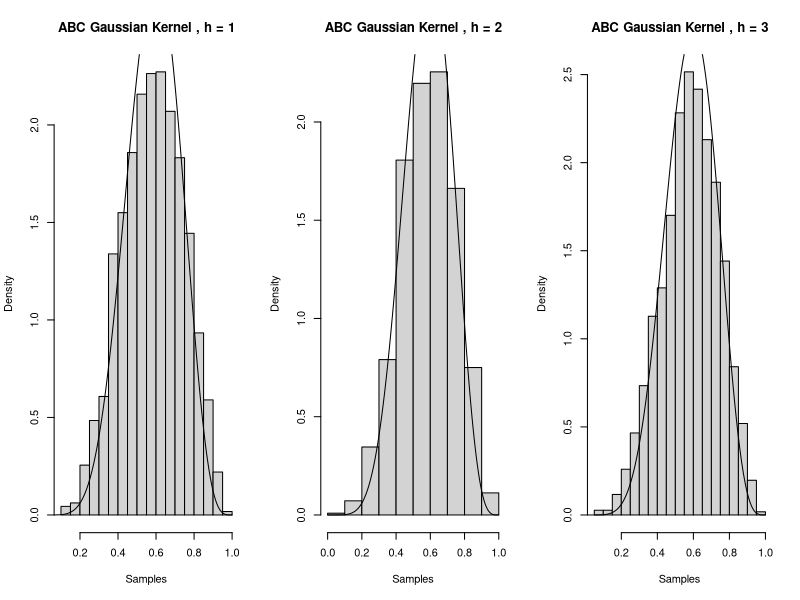

The R script that drew this image:
rm(list = ls()) # cleans environment 

p = 0.5 
n = 10
prior_alpha = 1
prior_beta = 1

set.seed(2)
cointosses = rbinom(n, 1, p)
yobs = sum(cointosses == 1) # number of successes = 5 currently 
set.seed(NULL)

posterior_alpha = prior_alpha + yobs # 6
posterior_beta = prior_beta + n - yobs # 6

posterior_mean = posterior_alpha / (posterior_alpha + posterior_beta) # 0.5
denominator_intermediate_step = (posterior_alpha + posterior_beta)^2 * (posterior_alpha + posterior_beta + 1)
posterior_std = sqrt((posterior_alpha * posterior_beta) / denominator_intermediate_step) # 0.139

N = 10000 # number of iterations 

abc = function(h, yobs) {
  
  K = 1 / (h * sqrt(2 * pi)) # as K>= Kh(0) * prior/g = Kh(0) = 1/h * 1/ sqrt(2pi) * e^(-1/2 *0^2) = 1/(h*sqrt(2pi))
  abc_gaussianker = list() # samples accepted 
  
  gaussian_ker = function(y, yobs, h) {
    u = abs(y-yobs)
    return (1/(h * sqrt(2 * pi)) * exp( (-1/2) * u^2))
  }
  
  for (i in 1:N) {
    proposed_p = runif(1, 0, 1) # proposal density 
    proposed_sucs = rbinom(1, n, proposed_p) # how many successes are observed under proposed_p
    acceptprob = (gaussian_ker(proposed_sucs, yobs, h) * dunif(proposed_p, 0, 1)) / (K * dunif(proposed_p, 0, 1)) # for now h = 1
    randomunif = runif(1, 0, 1)
    if (randomunif <= acceptprob) {
      abc_gaussianker <- c(abc_gaussianker, list(proposed_p))
    }
  }
  
  return (abc_gaussianker)
} 

abcgaussiankerh1 = abc(1, yobs)
abcgaussiankerh2 = abc(2, yobs)
abcgaussiankerh3 = abc(3, yobs)

summarygaussh1 = list(mean = mean(unlist(abcgaussiankerh1)), std=sd(unlist(abcgaussiankerh1)))

summarygaussh2 = list(mean = mean(unlist(abcgaussiankerh2)), std=sd(unlist(abcgaussiankerh2)))

summarygaussh3 = list(mean = mean(unlist(abcgaussiankerh3)), std=sd(unlist(abcgaussiankerh3)))

par(mfrow=c(1,3))

sequence_samples = seq(0, 1, length=1000)

hist(unlist(abcgaussiankerh1), freq=FALSE, xlab="Samples", main="ABC Gaussian Kernel , h = 1")
lines(sequence_samples, dbeta(sequence_samples, posterior_alpha, posterior_beta), type ='l')

hist(unlist(abcgaussiankerh2), freq=FALSE, xlab="Samples", main="ABC Gaussian Kernel , h = 2")
lines(sequence_samples, dbeta(sequence_samples, posterior_alpha, posterior_beta), type ='l')

hist(unlist(abcgaussiankerh3), freq=FALSE, xlab="Samples", main="ABC Gaussian Kernel , h = 3")
lines(sequence_samples, dbeta(sequence_samples, posterior_alpha, posterior_beta), type ='l')





